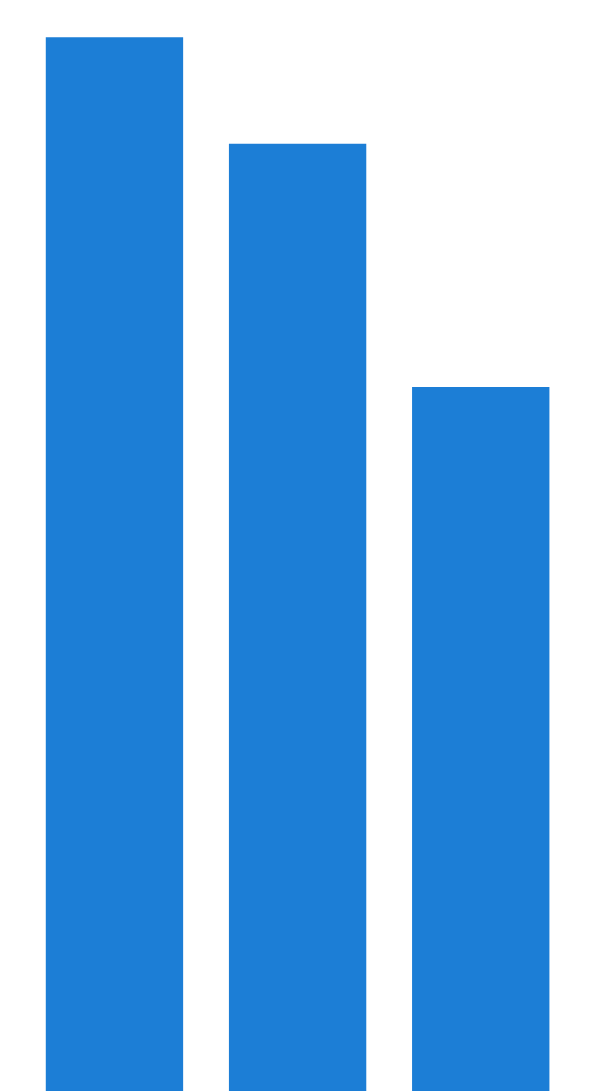

Describe this chart as a Vega-Lite specification.
### Vega specification from a JSON file in a GitHub repository (floating-point values rounded to 4 significant figures)
{"$schema": "https://vega.github.io/schema/vega/v6.json", "width": 600, "height": 400, "description": "Broken: bar (rect) length encoding on a y scale that omits a zero baseline.", "data": [{"name": "source", "values": [{"category": "Electronics", "value": 42500}, {"category": "Clothing", "value": 38200}, {"category": "Books", "value": 28400}]}], "scales": [{"name": "x", "type": "band", "domain": {"data": "source", "field": "category"}, "range": "width", "padding": 0.25}, {"name": "y", "type": "linear", "domain": {"data": "source", "field": "value"}, "range": "height", "nice": true, "zero": false}], "marks": [{"type": "rect", "from": {"data": "source"}, "encode": {"enter": {"x": {"scale": "x", "field": "category"}, "width": {"scale": "x", "band": 1}, "y": {"scale": "y", "field": "value"}, "y2": {"scale": "y", "value": 0}, "fill": {"value": "#1c7ed6"}}}}]}
